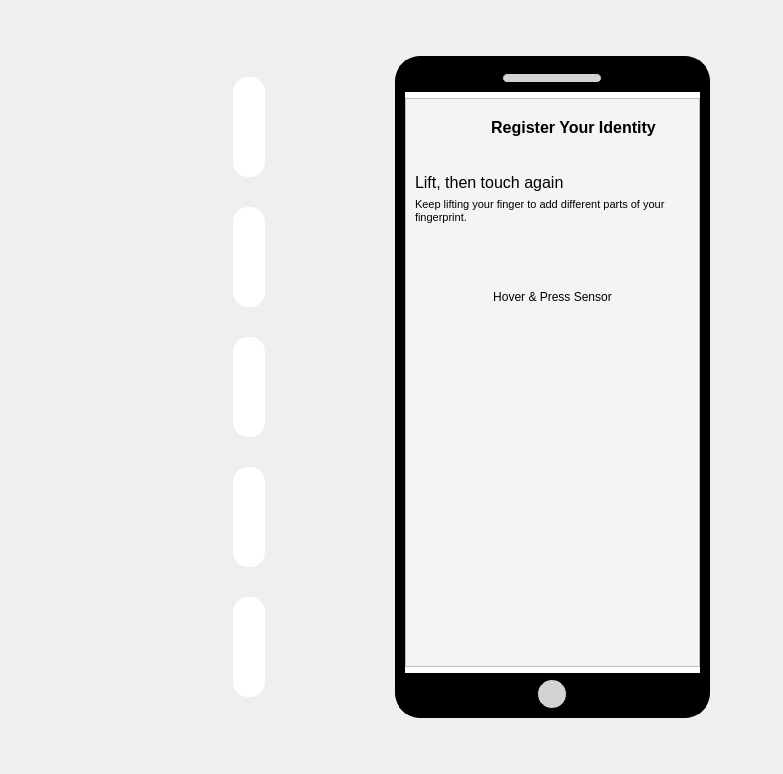
<?xml version="1.0" encoding="UTF-8"?>
<ui version="4.0">
 <class>Form</class>
 <widget class="QWidget" name="Form">
  <property name="geometry">
   <rect>
    <x>0</x>
    <y>0</y>
    <width>783</width>
    <height>774</height>
   </rect>
  </property>
  <property name="sizePolicy">
   <sizepolicy hsizetype="Expanding" vsizetype="Expanding">
    <horstretch>0</horstretch>
    <verstretch>0</verstretch>
   </sizepolicy>
  </property>
  <property name="windowTitle">
   <string>Form</string>
  </property>
  <property name="layoutDirection">
   <enum>Qt::LeftToRight</enum>
  </property>
  <property name="styleSheet">
   <string notr="true">#frame {
	background-color: #f4f4f4;
}

#title {
	font-weight: bold;
	font-size: 12pt;
}

#fingerprint_btn {
	border: none;
	margin: 20px 0px;
}

#finger_container QPushButton {
	max-width: 80px;
	height: 100px;
	border: none;
	background-color: #fff;
	border-radius: 15%;
}

#finger_container QPushButton:checked {
	border: 3px solid #4070f4;
}

#phone_frame {
	border: 10px solid black;
	border-radius: 25px;
	background-color: white;
}

#phone_top, #phone_bottom {
	background-color: black;
}

#phone_top_design {
	background-color: lightgrey;
	border: 1px solid;
	border-radius: 5px;
}

#phone_bottom_design {
	background-color: lightgrey;
	border: 1px solid;
	border-radius: 15px;
}</string>
  </property>
  <layout class="QHBoxLayout" name="horizontalLayout_2">
   <property name="spacing">
    <number>7</number>
   </property>
   <item alignment="Qt::AlignHCenter">
    <widget class="QWidget" name="finger_container" native="true">
     <property name="sizePolicy">
      <sizepolicy hsizetype="Preferred" vsizetype="Maximum">
       <horstretch>0</horstretch>
       <verstretch>0</verstretch>
      </sizepolicy>
     </property>
     <property name="minimumSize">
      <size>
       <width>150</width>
       <height>0</height>
      </size>
     </property>
     <property name="styleSheet">
      <string notr="true"/>
     </property>
     <layout class="QVBoxLayout" name="verticalLayout">
      <property name="spacing">
       <number>30</number>
      </property>
      <item alignment="Qt::AlignRight">
       <widget class="ShadowButton" name="fp1_btn">
        <property name="cursor">
         <cursorShape>PointingHandCursor</cursorShape>
        </property>
        <property name="text">
         <string/>
        </property>
        <property name="icon">
         <iconset>
          <normaloff>../../data/fingerprints/fp1.png</normaloff>../../data/fingerprints/fp1.png</iconset>
        </property>
        <property name="iconSize">
         <size>
          <width>70</width>
          <height>100</height>
         </size>
        </property>
        <property name="checkable">
         <bool>true</bool>
        </property>
       </widget>
      </item>
      <item alignment="Qt::AlignRight">
       <widget class="ShadowButton" name="fp2_btn">
        <property name="cursor">
         <cursorShape>PointingHandCursor</cursorShape>
        </property>
        <property name="text">
         <string/>
        </property>
        <property name="icon">
         <iconset>
          <normaloff>../../data/fingerprints/fp2.png</normaloff>../../data/fingerprints/fp2.png</iconset>
        </property>
        <property name="iconSize">
         <size>
          <width>70</width>
          <height>100</height>
         </size>
        </property>
        <property name="checkable">
         <bool>true</bool>
        </property>
       </widget>
      </item>
      <item alignment="Qt::AlignRight">
       <widget class="ShadowButton" name="fp3_btn">
        <property name="cursor">
         <cursorShape>PointingHandCursor</cursorShape>
        </property>
        <property name="text">
         <string/>
        </property>
        <property name="icon">
         <iconset>
          <normaloff>../../data/fingerprints/fp3.png</normaloff>../../data/fingerprints/fp3.png</iconset>
        </property>
        <property name="iconSize">
         <size>
          <width>70</width>
          <height>100</height>
         </size>
        </property>
        <property name="checkable">
         <bool>true</bool>
        </property>
       </widget>
      </item>
      <item alignment="Qt::AlignRight">
       <widget class="ShadowButton" name="fp4_btn">
        <property name="cursor">
         <cursorShape>PointingHandCursor</cursorShape>
        </property>
        <property name="text">
         <string/>
        </property>
        <property name="icon">
         <iconset>
          <normaloff>../../data/fingerprints/fp4.png</normaloff>../../data/fingerprints/fp4.png</iconset>
        </property>
        <property name="iconSize">
         <size>
          <width>70</width>
          <height>100</height>
         </size>
        </property>
        <property name="checkable">
         <bool>true</bool>
        </property>
       </widget>
      </item>
      <item alignment="Qt::AlignRight">
       <widget class="ShadowButton" name="fp5_btn">
        <property name="cursor">
         <cursorShape>PointingHandCursor</cursorShape>
        </property>
        <property name="text">
         <string/>
        </property>
        <property name="icon">
         <iconset>
          <normaloff>../../data/fingerprints/fp5.png</normaloff>../../data/fingerprints/fp5.png</iconset>
        </property>
        <property name="iconSize">
         <size>
          <width>70</width>
          <height>100</height>
         </size>
        </property>
        <property name="checkable">
         <bool>true</bool>
        </property>
       </widget>
      </item>
     </layout>
    </widget>
   </item>
   <item alignment="Qt::AlignLeft">
    <widget class="ShadowFrame" name="phone_frame">
     <property name="minimumSize">
      <size>
       <width>315</width>
       <height>500</height>
      </size>
     </property>
     <property name="maximumSize">
      <size>
       <width>315</width>
       <height>662</height>
      </size>
     </property>
     <property name="frameShape">
      <enum>QFrame::NoFrame</enum>
     </property>
     <property name="frameShadow">
      <enum>QFrame::Raised</enum>
     </property>
     <layout class="QVBoxLayout" name="verticalLayout_2">
      <property name="leftMargin">
       <number>0</number>
      </property>
      <property name="topMargin">
       <number>0</number>
      </property>
      <property name="rightMargin">
       <number>0</number>
      </property>
      <property name="bottomMargin">
       <number>0</number>
      </property>
      <item>
       <widget class="QWidget" name="phone_top" native="true">
        <property name="maximumSize">
         <size>
          <width>16777215</width>
          <height>30</height>
         </size>
        </property>
        <layout class="QHBoxLayout" name="horizontalLayout_5">
         <property name="leftMargin">
          <number>0</number>
         </property>
         <property name="topMargin">
          <number>7</number>
         </property>
         <property name="rightMargin">
          <number>0</number>
         </property>
         <property name="bottomMargin">
          <number>9</number>
         </property>
         <item>
          <widget class="QLabel" name="phone_top_design">
           <property name="sizePolicy">
            <sizepolicy hsizetype="Preferred" vsizetype="Fixed">
             <horstretch>0</horstretch>
             <verstretch>0</verstretch>
            </sizepolicy>
           </property>
           <property name="minimumSize">
            <size>
             <width>0</width>
             <height>0</height>
            </size>
           </property>
           <property name="maximumSize">
            <size>
             <width>100</width>
             <height>10</height>
            </size>
           </property>
           <property name="text">
            <string/>
           </property>
          </widget>
         </item>
        </layout>
       </widget>
      </item>
      <item>
       <widget class="QFrame" name="frame">
        <property name="frameShape">
         <enum>QFrame::StyledPanel</enum>
        </property>
        <property name="frameShadow">
         <enum>QFrame::Raised</enum>
        </property>
        <layout class="QVBoxLayout" name="verticalLayout_3">
         <item>
          <layout class="QHBoxLayout" name="horizontalLayout">
           <property name="topMargin">
            <number>10</number>
           </property>
           <property name="bottomMargin">
            <number>30</number>
           </property>
           <item>
            <widget class="QLabel" name="label_4">
             <property name="maximumSize">
              <size>
               <width>36</width>
               <height>36</height>
              </size>
             </property>
             <property name="text">
              <string/>
             </property>
             <property name="pixmap">
              <pixmap>../../resources/icons/finger.svg</pixmap>
             </property>
             <property name="scaledContents">
              <bool>true</bool>
             </property>
            </widget>
           </item>
           <item>
            <widget class="QLabel" name="title">
             <property name="text">
              <string>Register Your Identity</string>
             </property>
             <property name="alignment">
              <set>Qt::AlignCenter</set>
             </property>
            </widget>
           </item>
          </layout>
         </item>
         <item>
          <widget class="QLabel" name="short_instruction">
           <property name="sizePolicy">
            <sizepolicy hsizetype="Preferred" vsizetype="Maximum">
             <horstretch>0</horstretch>
             <verstretch>0</verstretch>
            </sizepolicy>
           </property>
           <property name="styleSheet">
            <string notr="true">font-size: 12pt;
font-weight: 400;</string>
           </property>
           <property name="text">
            <string>Lift, then touch again</string>
           </property>
          </widget>
         </item>
         <item>
          <widget class="QLabel" name="long_instruction">
           <property name="sizePolicy">
            <sizepolicy hsizetype="Preferred" vsizetype="Maximum">
             <horstretch>0</horstretch>
             <verstretch>0</verstretch>
            </sizepolicy>
           </property>
           <property name="styleSheet">
            <string notr="true">font-size: 8pt;</string>
           </property>
           <property name="text">
            <string>Keep lifting your finger to add different parts of your fingerprint.</string>
           </property>
           <property name="wordWrap">
            <bool>true</bool>
           </property>
          </widget>
         </item>
         <item alignment="Qt::AlignHCenter">
          <widget class="QPushButton" name="fingerprint_btn">
           <property name="sizePolicy">
            <sizepolicy hsizetype="Maximum" vsizetype="Maximum">
             <horstretch>0</horstretch>
             <verstretch>0</verstretch>
            </sizepolicy>
           </property>
           <property name="maximumSize">
            <size>
             <width>100</width>
             <height>200</height>
            </size>
           </property>
           <property name="cursor">
            <cursorShape>PointingHandCursor</cursorShape>
           </property>
           <property name="autoFillBackground">
            <bool>false</bool>
           </property>
           <property name="text">
            <string/>
           </property>
           <property name="icon">
            <iconset>
             <normaloff>../../resources/images/fp0.png</normaloff>../../resources/images/fp0.png</iconset>
           </property>
           <property name="iconSize">
            <size>
             <width>100</width>
             <height>300</height>
            </size>
           </property>
          </widget>
         </item>
         <item alignment="Qt::AlignHCenter">
          <widget class="QLabel" name="instruction_label">
           <property name="text">
            <string>Hover &amp; Press Sensor</string>
           </property>
           <property name="scaledContents">
            <bool>true</bool>
           </property>
           <property name="alignment">
            <set>Qt::AlignCenter</set>
           </property>
          </widget>
         </item>
         <item>
          <spacer name="verticalSpacer">
           <property name="orientation">
            <enum>Qt::Vertical</enum>
           </property>
           <property name="sizeHint" stdset="0">
            <size>
             <width>20</width>
             <height>157</height>
            </size>
           </property>
          </spacer>
         </item>
        </layout>
       </widget>
      </item>
      <item>
       <widget class="QWidget" name="phone_bottom" native="true">
        <property name="maximumSize">
         <size>
          <width>16777215</width>
          <height>35</height>
         </size>
        </property>
        <layout class="QHBoxLayout" name="horizontalLayout_6">
         <property name="spacing">
          <number>0</number>
         </property>
         <property name="leftMargin">
          <number>0</number>
         </property>
         <property name="topMargin">
          <number>6</number>
         </property>
         <property name="rightMargin">
          <number>0</number>
         </property>
         <property name="bottomMargin">
          <number>0</number>
         </property>
         <item>
          <widget class="QLabel" name="phone_bottom_design">
           <property name="sizePolicy">
            <sizepolicy hsizetype="Fixed" vsizetype="Fixed">
             <horstretch>0</horstretch>
             <verstretch>0</verstretch>
            </sizepolicy>
           </property>
           <property name="minimumSize">
            <size>
             <width>30</width>
             <height>30</height>
            </size>
           </property>
           <property name="text">
            <string/>
           </property>
          </widget>
         </item>
        </layout>
       </widget>
      </item>
     </layout>
    </widget>
   </item>
  </layout>
 </widget>
 <customwidgets>
  <customwidget>
   <class>ShadowFrame</class>
   <extends>QFrame</extends>
   <header location="global">widgets/shadow.h</header>
   <container>1</container>
  </customwidget>
  <customwidget>
   <class>ShadowButton</class>
   <extends>QPushButton</extends>
   <header location="global">widgets/shadow.h</header>
  </customwidget>
 </customwidgets>
 <resources/>
 <connections/>
</ui>
